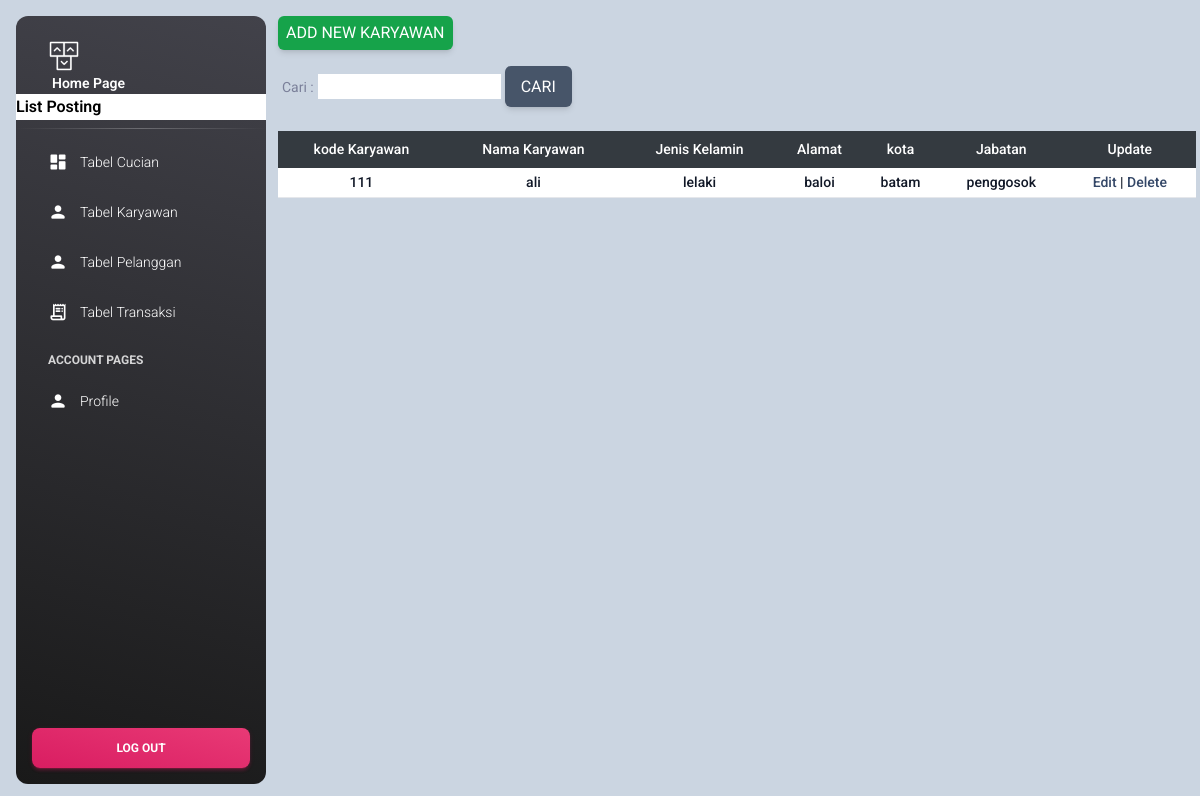
Before: /public/karyawan/karyawan.php with the older database file.
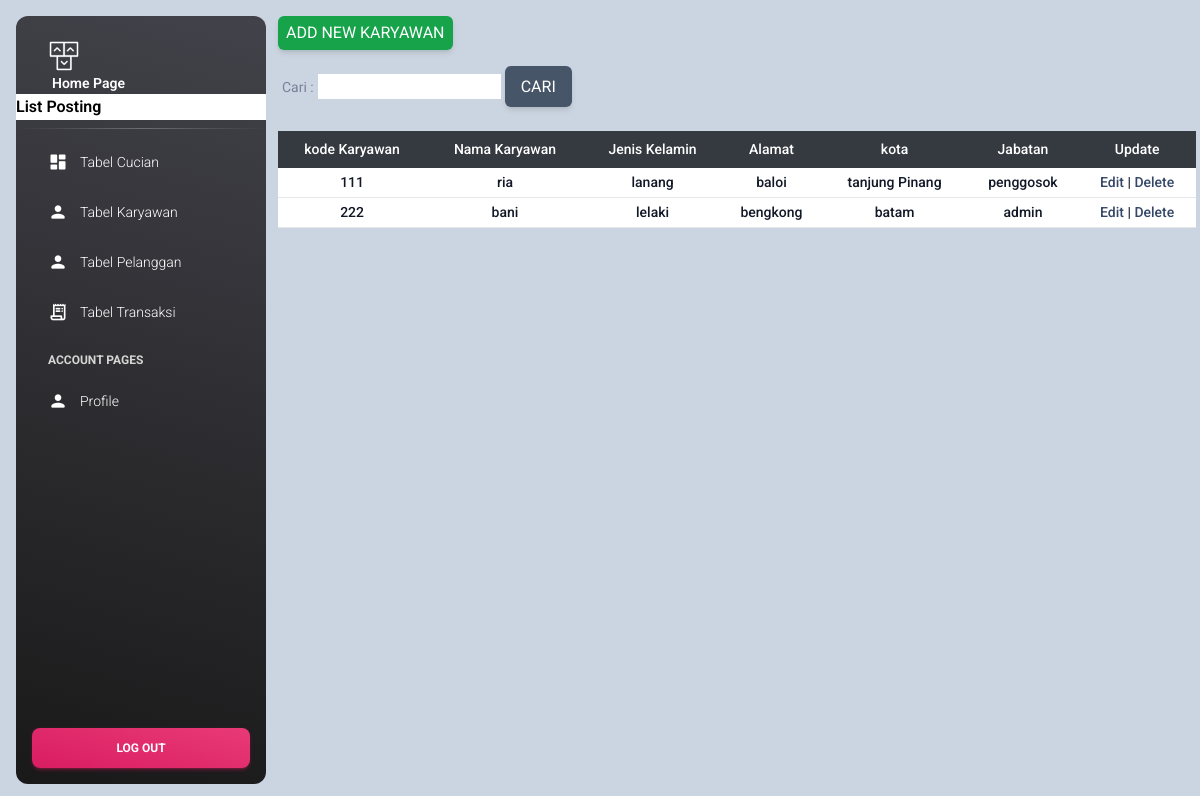
After: the same page with the newer database file.
### tables this page shows
CREATE TABLE `karyawan` (
  `kodekaryawan` char(20) NOT NULL,
  `namakaryawan` varchar(64) DEFAULT NULL,
  `jeniskelamin` varchar(11) DEFAULT NULL,
  `alamat` varchar(100) DEFAULT NULL,
  `kota` varchar(20) DEFAULT NULL,
  `jabatan` char(100) DEFAULT NULL
);

### public/karyawan/karyawan.php (the view, shortened to what this page needs)
<?php
include_once("../../config/config.php");
?>
<!DOCTYPE html>
<html lang="en">
<head>
    <link rel="stylesheet" href="../css/style.css">
<link href="../../assets/css/nucleo-icons.css" rel="stylesheet" />
<link href="../../assets/css/nucleo-svg.css" rel="stylesheet" />
<link id="pagestyle" href="../../assets/css/material-dashboard.css?v=3.0.4" rel="stylesheet" />
</head>
<body class="g-sidenav-show" >
<div class="bg-slate-300 py-25 px-1 min-h-screen ">
<aside class="sidenav navbar navbar-vertical navbar-expand-xs border-0 border-radius-xl my-3 fixed-start ms-3   bg-gradient-dark" id="sidenav-main">
<div class="sidenav-header">
  <a class="navbar-brand m-0" href="../../login/homepage.php" >
    <img src="../../assets/img/logo-ct.png" class="navbar-brand-img h-100" alt="main_logo">
    <span class="ms-1 font-weight-bold text-white">Home Page</span>
  </a>
</div>
<marquee class="bg-white" scrollamount="2"><h6 class="text-black" >List Posting</h6></marquee>
<hr class="horizontal light mt-0 mb-2">
<div class="collapse navbar-collapse  w-auto " id="sidenav-collapse-main">
  <ul class="navbar-nav">
<li class="nav-item">
<a class="nav-link text-white " href="../cucian/cucian.php">
    <div class="text-white text-center me-2 d-flex align-items-center justify-content-center">
      <i class="material-icons opacity-10">dashboard</i>
    </div>
  <span class="nav-link-text ms-1">Tabel Cucian</span>
</a>
</li>
<li class="nav-item">
<a class="nav-link text-white " href="karyawan.php">
    <div class="text-white text-center me-2 d-flex align-items-center justify-content-center">
      <i class="material-icons opacity-10">person</i>
    </div>
  <span class="nav-link-text ms-1">Tabel Karyawan</span>
</a>
</li>
<li class="nav-item">
<a class="nav-link text-white " href="../pelanggan/pelanggan.php">
    <div class="text-white text-center me-2 d-flex align-items-center justify-content-center">
      <i class="material-icons opacity-10">person</i>
    </div>
  <span class="nav-link-text ms-1">Tabel Pelanggan</span>
</a>
</li>
<li class="nav-item">
<a class="nav-link text-white " href="../transaksi/transaksi.php">
    <div class="text-white text-center me-2 d-flex align-items-center justify-content-center">
      <i class="material-icons opacity-10">receipt_long</i>
    </div>
  <span class="nav-link-text ms-1">Tabel Transaksi</span>
</a>
</li>
  <li class="nav-item mt-3">
    <h6 class="ps-4 ms-2 text-uppercase text-xs text-white font-weight-bolder opacity-8">Account pages</h6>
  </li>
<li class="nav-item">
<a class="nav-link text-white " href="../profile/profile.php">
    <div class="text-white text-center me-2 d-flex align-items-center justify-content-center">
      <i class="material-icons opacity-10">person</i>
    </div>
  <span class="nav-link-text ms-1">Profile</span>
</a>
</li>
  </ul>
</div>
<div class="sidenav-footer position-absolute w-100 bottom-0 ">
    <div class="mx-3">
      <a class="btn bg-gradient-primary mt-4 w-100" href="../../login/logout.php" type="button">Log Out</a>
    </div>
  </div>
</aside>
<main class="main-content border-radius-lg ">
<div class="py-3">
<a
            href="add.php"
            type="submit"
            class="inline-block px-2 py-1 bg-green-600 text-white uppercase rounded shadow-md hover:bg-green-700 hover:shadow-lg focus:bg-green-700 focus:shadow-lg focus:outline-none focus:ring-0 active:bg-green-800 active:shadow-lg"
            data-mdb-ripple="true"
            data-mdb-ripple-color="light">
            Add New Karyawan
          </a></div>
<form method="get">
    <label>Cari :</label>
    <input type="text" name="cari1">
    <input
            type="submit"
            value="Cari"
            class="inline-block px-3 py-2 bg-slate-600 text-white uppercase rounded shadow-md hover:bg-slate-700 hover:shadow-lg focus:bg-slate-700 focus:shadow-lg focus:outline-none focus:ring-0 active:bg-slate-800 active:shadow-lg"
            data-mdb-ripple="true"
            data-mdb-ripple-color="light">
</form>
    <div class="flex flex-col">
  <div class="overflow-x-auto sm:-mx-6 lg:-mx-8">
    <div class="py-4 inline-block min-w-full sm:px-6 lg:px-8">
      <div class="overflow-hidden">
    <table class="min-w-full text-center">
    <thead class="border-b bg-gray-800">
    <tr>
     <th scope="col" class="text-sm font-medium text-white px-1 py-2">kode Karyawan</th>
     <th scope="col" class="text-sm font-medium text-white px-1 py-2">Nama Karyawan</th>
     <th scope="col" class="text-sm font-medium text-white px-1 py-2">Jenis Kelamin</th>
     <th scope="col" class="text-sm font-medium text-white px-1 py-2">Alamat</th>
     <th scope="col" class="text-sm font-medium text-white px-1 py-2">kota</th>
     <th scope="col" class="text-sm font-medium text-white px-1 py-2">Jabatan</th>
     <th scope="col" class="text-sm font-medium text-white px-1 py-2">Update</th>
    </tr>
    <?php
        if(isset($_GET['cari1'])){
            $cari1 = $_GET['cari1'];
            $result1 = mysqli_query($mysqli,"select * from karyawan where kodekaryawan Like '%".$cari1."%'");
        } else{
            $result1 = mysqli_query($mysqli, "SELECT * FROM karyawan ORDER BY kodekaryawan ASC");
        }
    while($user_data1 = mysqli_fetch_array($result1)) {
        echo "<tr class='bg-white border-b'>";
        echo "<td class='px-1 py-1 whitespace-nowrap text-sm font-medium text-gray-900'>".$kodekaryawan = $user_data1['kodekaryawan']."</td>";
		    echo "<td class='px-1 py-1 whitespace-nowrap text-sm font-medium text-gray-900'>".$namakaryawan =$user_data1['namakaryawan']."</td>";
        echo "<td class='px-1 py-1 whitespace-nowrap text-sm font-medium text-gray-900'>".$jeniskelamin = $user_data1['jeniskelamin']."</td>";
		    echo "<td class='px-1 py-1 whitespace-nowrap text-sm font-medium text-gray-900'>".$alamat = $user_data1['alamat']."</td>";
		    echo "<td class='px-1 py-1 whitespace-nowrap text-sm font-medium text-gray-900'>".$kota = $user_data1['kota']."</td>";
		    echo "<td class='px-1 py-1 whitespace-nowrap text-sm font-medium text-gray-900'>".$jabatan = $user_data1['jabatan']."</td>";
        echo "<td class='px-1 py-1 whitespace-nowrap text-sm font-medium text-gray-900'><a  href=' edit.php?kodekaryawan=$user_data1[kodekaryawan]'>Edit</a> | <a href='delete.php?kodekaryawan=$user_data1[kodekaryawan]'>Delete</a></td></tr>";
    }
    ?>
    </thead>
    </table>
      </div>
    </div>
  </div>
    </div>
</body>
</html>

### public/css/style.css (style rules this page uses)
html { line-height: 1.5; -webkit-text-size-adjust: 100%; -moz-tab-size: 4; -o-tab-size: 4; tab-size: 4; font-family: ui-sans-serif, system-ui, -apple-system, BlinkMacSystemFont, "Segoe UI", Roboto, "Helvetica Neue", Arial, "Noto Sans", sans-serif, "Apple Color Emoji", "Segoe UI Emoji", "Segoe UI Symbol", "Noto Color Emoji"; }
body { margin: 0; line-height: inherit; }
hr { height: 0; color: inherit; border-top-width: 1px; }
h1, h2, h3, h4, h5, h6 { font-size: inherit; font-weight: inherit; }
a { color: inherit; text-decoration: inherit; }
table { text-indent: 0; border-color: inherit; border-collapse: collapse; }
button, input, optgroup, select, textarea { font-family: inherit; font-size: 100%; font-weight: inherit; line-height: inherit; color: inherit; margin: 0; padding: 0; }
button, [type='button'], [type='reset'], [type='submit'] { -webkit-appearance: button; background-color: transparent; background-image: none; }
blockquote, dl, dd, h1, h2, h3, h4, h5, h6, hr, figure, p, pre { margin: 0; }
ol, ul, menu { list-style: none; margin: 0; padding: 0; }
input::placeholder, textarea::placeholder { opacity: 1; color: #9ca3af; }
img, svg, video, canvas, audio, iframe, embed, object { display: block; vertical-align: middle; }
img, video { max-width: 100%; height: auto; }
.bottom-0 { bottom: 0px; }
.m-0 { margin: 0px; }
.my-3 { margin-top: 0.75rem; margin-bottom: 0.75rem; }
.mx-3 { margin-left: 0.75rem; margin-right: 0.75rem; }
.mb-2 { margin-bottom: 0.5rem; }
.mt-0 { margin-top: 0px; }
.mt-3 { margin-top: 0.75rem; }
.mt-4 { margin-top: 1rem; }
.inline-block { display: inline-block; }
.flex { display: flex; }
.min-h-screen { min-height: 100vh; }
.w-auto { width: auto; }
.min-w-full { min-width: 100%; }
.flex-col { flex-direction: column; }
.overflow-hidden { overflow: hidden; }
.overflow-x-auto { overflow-x: auto; }
.whitespace-nowrap { white-space: nowrap; }
.rounded { border-radius: 0.25rem; }
.border-0 { border-width: 0px; }
.border-b { border-bottom-width: 1px; }
.bg-white { --tw-bg-opacity: 1; background-color: rgb(255 255 255 / var(--tw-bg-opacity)); }
.bg-green-600 { --tw-bg-opacity: 1; background-color: rgb(22 163 74 / var(--tw-bg-opacity)); }
.bg-slate-300 { --tw-bg-opacity: 1; background-color: rgb(203 213 225 / var(--tw-bg-opacity)); }
.bg-slate-600 { --tw-bg-opacity: 1; background-color: rgb(71 85 105 / var(--tw-bg-opacity)); }
.bg-gray-800 { --tw-bg-opacity: 1; background-color: rgb(31 41 55 / var(--tw-bg-opacity)); }
.px-3 { padding-left: 0.75rem; padding-right: 0.75rem; }
.py-2 { padding-top: 0.5rem; padding-bottom: 0.5rem; }
.px-1 { padding-left: 0.25rem; padding-right: 0.25rem; }
.py-3 { padding-top: 0.75rem; padding-bottom: 0.75rem; }
.px-2 { padding-left: 0.5rem; padding-right: 0.5rem; }
.py-1 { padding-top: 0.25rem; padding-bottom: 0.25rem; }
.py-4 { padding-top: 1rem; padding-bottom: 1rem; }
.text-center { text-align: center; }
.text-xs { font-size: 0.75rem; line-height: 1rem; }
.text-sm { font-size: 0.875rem; line-height: 1.25rem; }
.font-medium { font-weight: 500; }
.uppercase { text-transform: uppercase; }
.text-white { --tw-text-opacity: 1; color: rgb(255 255 255 / var(--tw-text-opacity)); }
.text-black { --tw-text-opacity: 1; color: rgb(0 0 0 / var(--tw-text-opacity)); }
.text-gray-900 { --tw-text-opacity: 1; color: rgb(17 24 39 / var(--tw-text-opacity)); }
.opacity-10 { opacity: 0.1; }
.shadow-md { --tw-shadow: 0 4px 6px -1px rgb(0 0 0 / 0.1), 0 2px 4px -2px rgb(0 0 0 / 0.1); --tw-shadow-colored: 0 4px 6px -1px var(--tw-shadow-color), 0 2px 4px -2px var(--tw-shadow-color); box-shadow: var(--tw-ring-offset-shadow, 0 0 #0000), var(--tw-ring-shadow, 0 0 #0000), var(--tw-shadow); }
@media (min-width: 640px) { .sm\:-mx-6 { margin-left: -1.5rem; margin-right: -1.5rem; } }
@media (min-width: 640px) { .sm\:px-6 { padding-left: 1.5rem; padding-right: 1.5rem; } }
@media (min-width: 1024px) { .lg\:-mx-8 { margin-left: -2rem; margin-right: -2rem; } }
@media (min-width: 1024px) { .lg\:px-8 { padding-left: 2rem; padding-right: 2rem; } }

Changed rows visible on the page:
changed karyawan "baloi": namakaryawan "ali" → "ria"; jeniskelamin "lelaki" → "lanang"; kota "batam" → "tanjung Pinang"
added karyawan: kodekaryawan "222", namakaryawan "bani", jeniskelamin "lelaki", alamat "bengkong", kota "batam", jabatan "admin"
